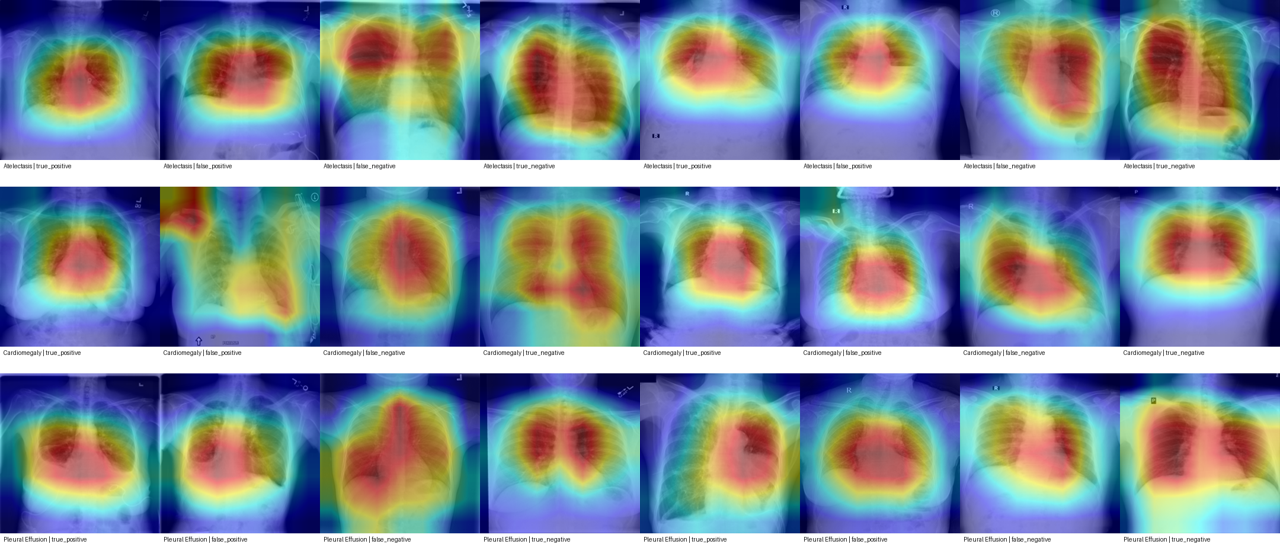
#> input picture figures_large/figure4_gradcam_failure_modes_large.png, 1280 x 560 px
$ python -i build_10_upgrade_assets.py   (imports and definitions only)
#> lines starting #> are read from the running program, lines starting #| are printed output that depends on the picture
from __future__ import annotations

import json
import math
import shutil
import sys
from pathlib import Path

import numpy as np
import pandas as pd

ROOT = Path(__file__).resolve().parents[1]
sys.path.insert(0, str(ROOT))

LABELS = [
    "Atelectasis",
    "Cardiomegaly",
    "Pleural Effusion",
    "Pneumothorax",
    "Consolidation",
    "Edema",
    "Pneumonia",
    "No Finding",
]

MODEL_SPECS = {
    "DenseNet121": {
        "tag": "densenet121",
        "pred_prefix": "",
        "metric_prefix": "",
        "checkpoint": "models_large/hf_large_densenet121/best_densenet121.pt",
    },
    "ResNet50": {
        "tag": "resnet50",
        "pred_prefix": "resnet50_",
        "metric_prefix": "resnet50_",
        "checkpoint": "models_large/hf_large_resnet50/best_resnet50.pt",
    },
    "EfficientNet-B0": {
        "tag": "efficientnet_b0",
        "pred_prefix": "efficientnet_b0_",
        "metric_prefix": "efficientnet_b0_",
        "checkpoint": "models_large/hf_large_efficientnet_b0/best_efficientnet_b0.pt",
    },
}


# [27 lines left out: functions fmt, pct, ci_text, not called in this run]


def label_rows(df: pd.DataFrame) -> pd.DataFrame:
    return df[df["average"].astype(str).eq("label")].copy()


# [176 lines left out: functions macro_row, read_metrics, read_predictions, label_prevalence_from_predictions, metric_value, macro_for_labels and 6 more, not called in this run]


def save_table(path: Path, df: pd.DataFrame) -> None:
    path.parent.mkdir(parents=True, exist_ok=True)
    df.to_csv(path, index=False)


# [396 lines left out: functions make_table1, make_table2, make_densenet_labelwise_table, make_model_macro_table, make_calibration_table, make_subgroup_table and 7 more, not called in this run]


def compose_images(images: list[Path], out: Path, orientation: str = "horizontal") -> None:
    from PIL import Image

    opened = [Image.open(p).convert("RGB") for p in images if p.exists()]
    if not opened:
        return
    if orientation == "horizontal":
        target_h = 620
        resized = [im.resize((int(im.width * target_h / im.height), target_h)) for im in opened]
        canvas = Image.new("RGB", (sum(im.width for im in resized), target_h), "white")
        x = 0
        for im in resized:
            canvas.paste(im, (x, 0))
            x += im.width
    else:
        target_w = 1050
        resized = [im.resize((target_w, int(im.height * target_w / im.width))) for im in opened]
        canvas = Image.new("RGB", (target_w, sum(im.height for im in resized)), "white")
        y = 0
        for im in resized:
            canvas.paste(im, (0, y))
            y += im.height
    out.parent.mkdir(parents=True, exist_ok=True)
    canvas.save(out)


# [270 lines left out: functions save_figure6_drop, save_supp_roc_pr, save_supp_probability_distributions, copy_or_create_gradcam_figure, write_registry, main, not called in this run]


# [2 lines not run here, left out]

>>> import cv2
>>> picture = cv2.imread('../figures_large/figure4_gradcam_failure_modes_large.png', cv2.IMREAD_GRAYSCALE)
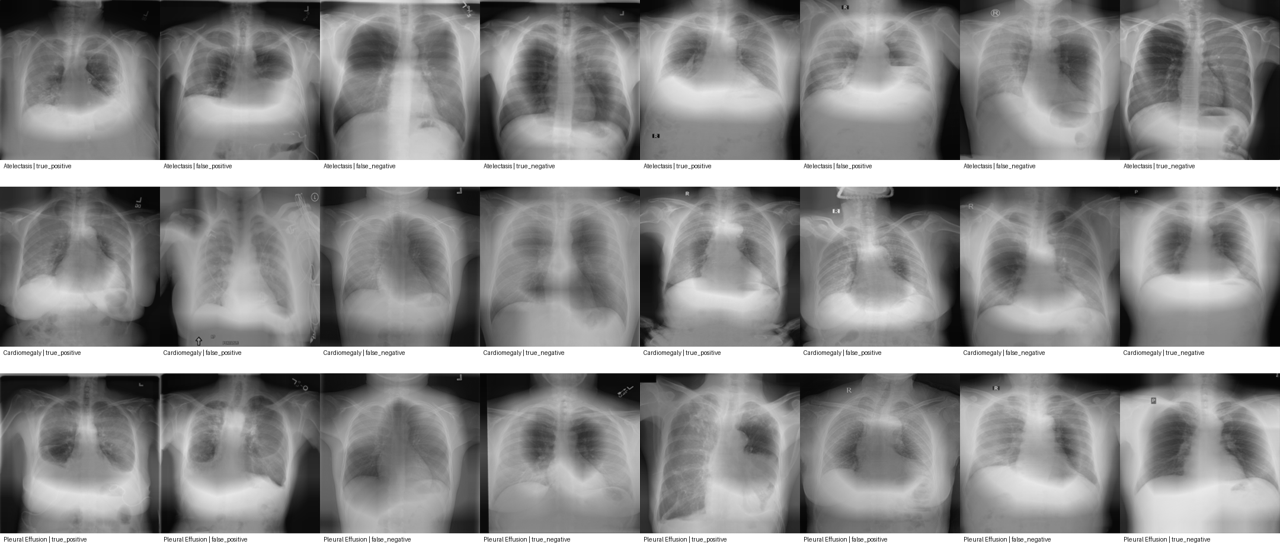
#> picture: shape (560, 1280); min 5, max 255, mean 142.3
>>> result = compose_images(picture, 'out.png')
#> (the run stopped early here; a loop or call above may not have finished)
